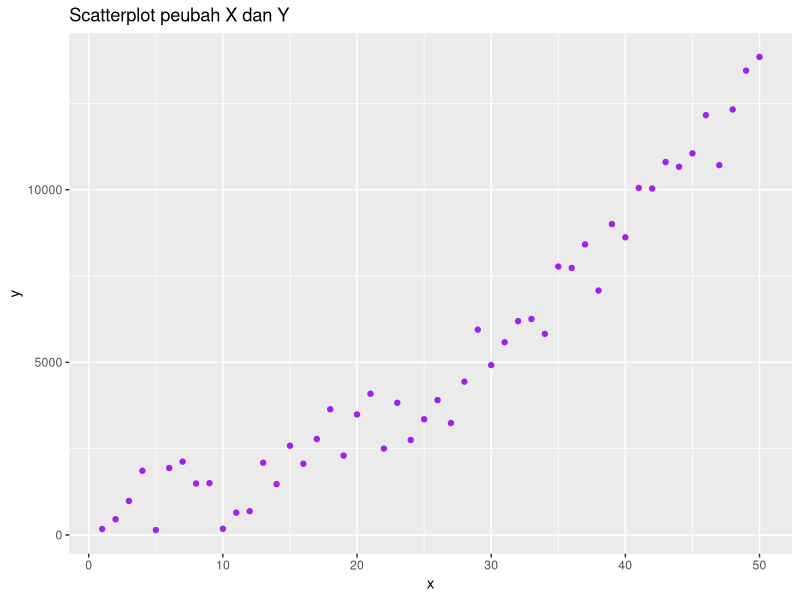
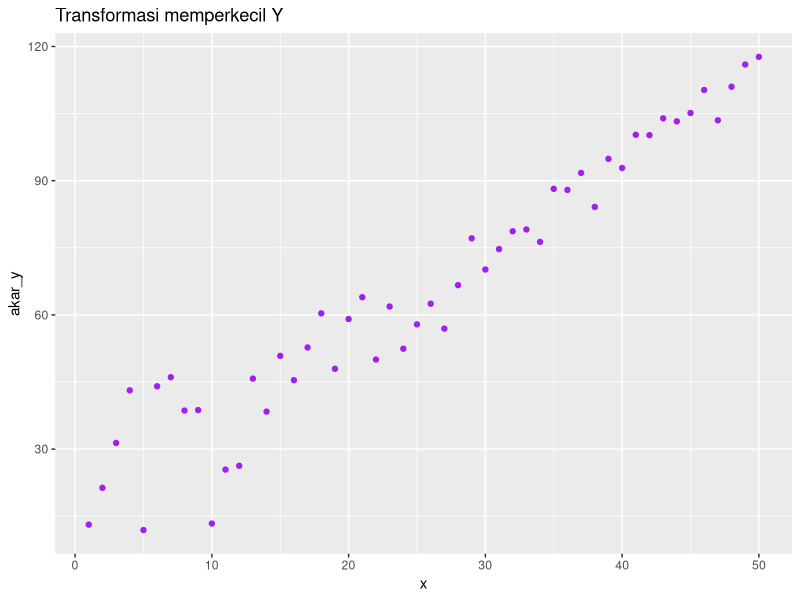
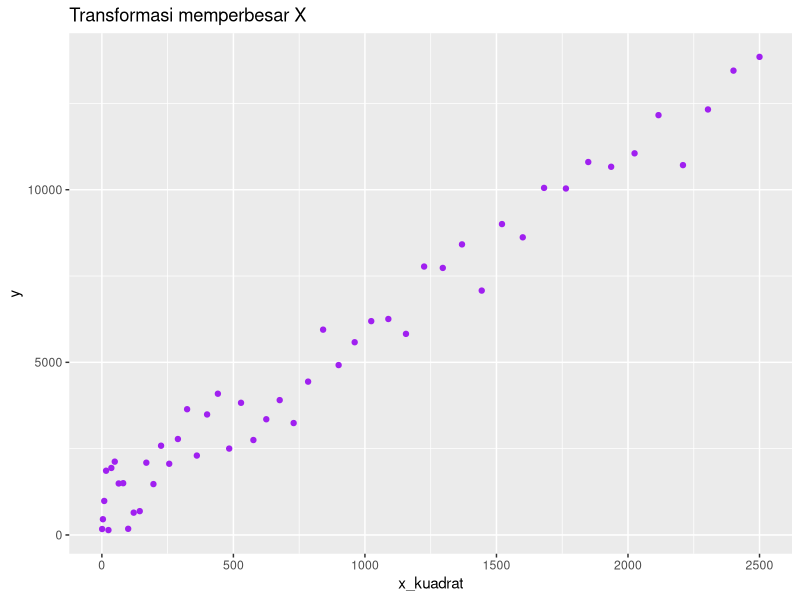
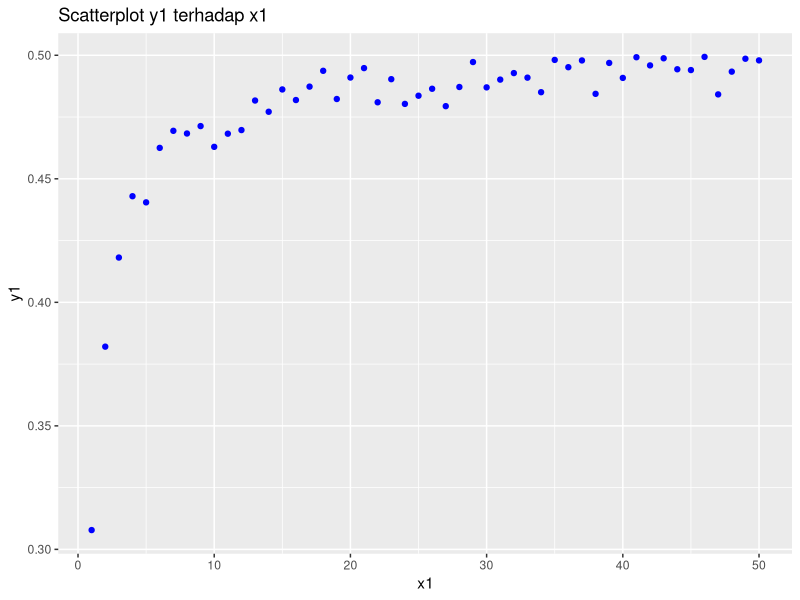
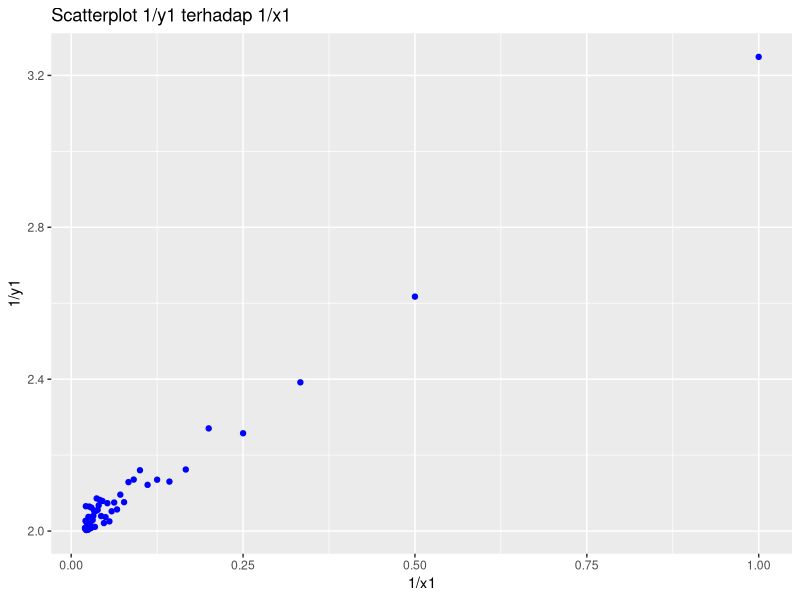
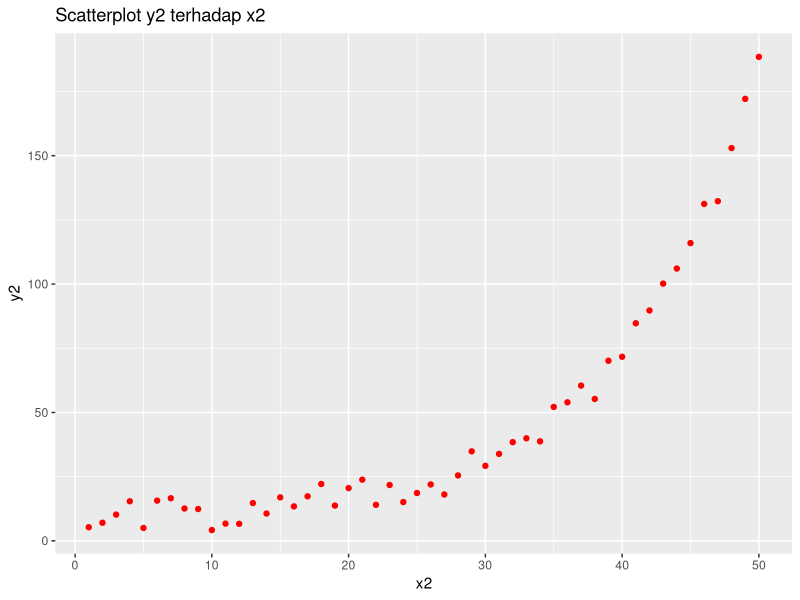
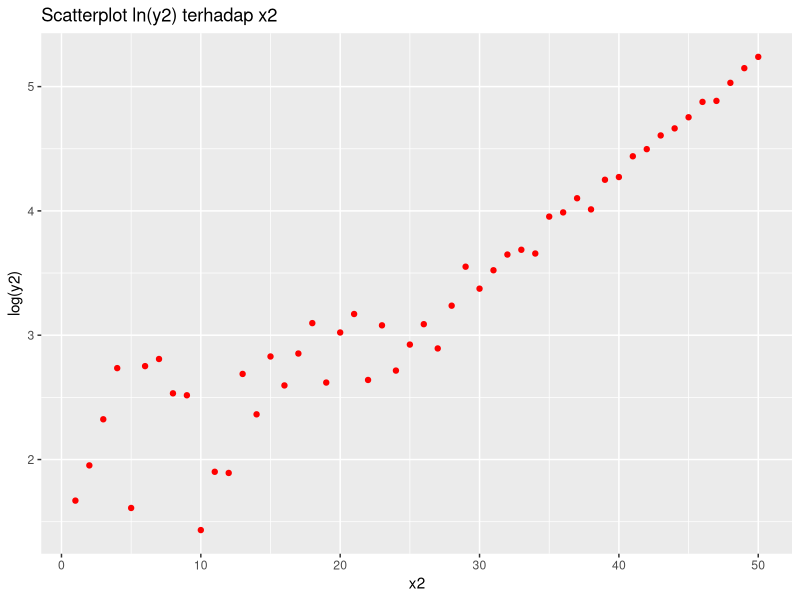
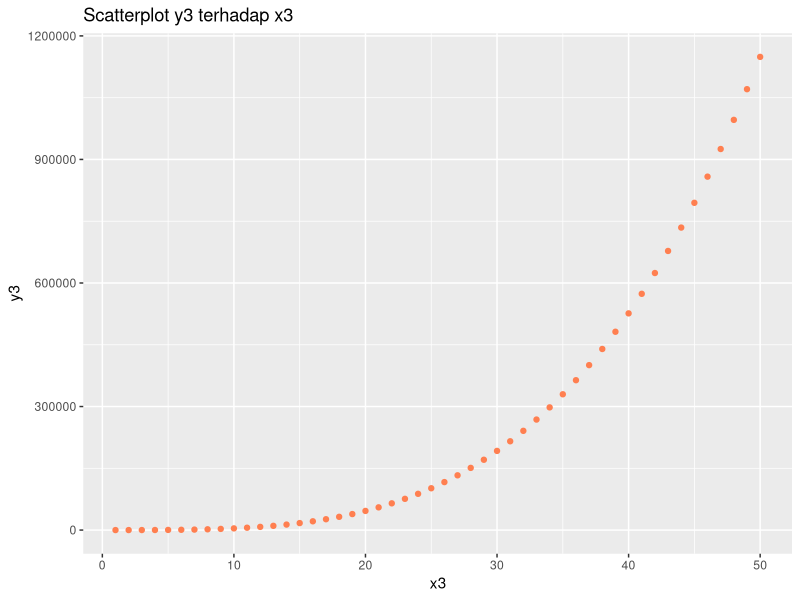

Reproduce these figures in R, in order.
## ---- chunk 1
library(ggplot2)
x<-seq(1:50)
set.seed(1)
e<-runif(n=50,min=-500,max=2000)
y<- 1 + (2.3*x) + (5*x^2)+e
ggplot()+
  geom_point(aes(x=x, y=y),col="purple")+
  labs(title = "Scatterplot peubah X dan Y")
## ---- chunk 2
akar_y<-sqrt(y)
dtrans1<-data.frame(x,akar_y)
ggplot(data = dtrans1)+
  geom_point(aes(x=x, y=akar_y),col="purple")+
  labs(title = "Transformasi memperkecil Y")
## ---- chunk 3
x_kuadrat<-x^2
dtrans2<-data.frame(x_kuadrat,y)
ggplot(data = dtrans2)+
  geom_point(aes(x=x_kuadrat, y=y),col="purple")+
  labs(title = "Transformasi memperbesar X")
## ---- chunk 4
x1<-x
set.seed(1)
e1<-runif(50, min =-0.01, max=0.01)
y1<-(x1/(1.2+2*x1))+e1

ggplot()+
  geom_point(aes(x=x1, y=y1),col="blue")+
  labs(title = "Scatterplot y1 terhadap x1")
## ---- chunk 5
ggplot()+
  geom_point(aes(x=1/x1, y=1/y1),col="blue")+
  labs(title = "Scatterplot 1/y1 terhadap 1/x1")
## ---- chunk 6
x2<-x
set.seed(1)
e2<-runif(50, min = 0, max = 15)
y2<-(1.2*exp(0.1*x))+e2

ggplot()+
  geom_point(aes(x=x2, y=y2),col="red")+
  labs(title = "Scatterplot y2 terhadap x2")
## ---- chunk 7
ggplot()+
  geom_point(aes(x=x2, y=log(y2)),col="red")+
  labs(title = "Scatterplot ln(y2) terhadap x2")
## ---- chunk 8
x3<-x
set.seed(1)
e3<-runif(50, min =0, max=10000)
y3<-1.3*(x^3.5)

ggplot()+
  geom_point(aes(x=x3, y=y3),col="coral")+
  labs(title = "Scatterplot y3 terhadap x3")
## ---- chunk 9
ggplot()+
  geom_point(aes(x=log(x3), y=log(y3)),col="coral")+
  labs(title = "Scatterplot ln(y3) terhadap ln(x3")
## ---- chunk 10
x4<-x
set.seed(1)
e4<-runif(50, min = 0, max = 0.02)
y4<-(1.2*exp(0.1/x))+e4

ggplot()+
  geom_point(aes(x=x4, y=y4),col="brown")+
  labs(title = "Scatterplot y4 terhadap x4")
## ---- chunk 11
ggplot()+
  geom_point(aes(x=1/x4, y=log(y4)),col="brown")+
  labs(title = "Scatterplot ln(y4) terhadap 1/x4")
## ---- chunk 12
a <- 2
b <- 3
x <- rnorm(1000,50,1.5)
error <- rnorm(1000,5,5)
## ---- chunk 13
y <- a*exp(b*x)+error
plot(x,y)
## ---- chunk 14
y_tr <- log(y)
datakita <- data.frame(cbind(y_tr,x))
head(datakita)
## ---- chunk 15
model_tr <- lm(y_tr~x, datakita)
summary(model_tr)
## ---- chunk 16
b0 <- model_tr$coefficients[[1]]
b1 <- model_tr$coefficients[[2]]
b0; b1
## ---- chunk 17
(a_duga <- exp(b0))
